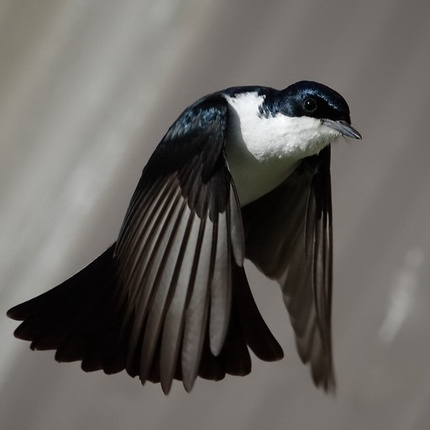
#> input picture ClassWork/CW3/img1.jpg, 430 x 430 px, shrunk from 512 x 512 before the run, found by its file name
$ python myMain.py   (older library calls are emulated)
#> lines starting #> are read from the running program, lines starting #| are printed output that depends on the picture; after the words box and inside, x2 and y2 are one past the last pixel; in counts of white or black regions, pixels touching at a corner belong together
### All_Sols/CW/ClassWork3Sol35/myFunctions.py
__author__ = 'Dmitry Patashov'

import numpy as np
import cv2

# Assignment 3:
def myBGR2RGB(myImage):

    if myImage.__class__ == np.ndarray and len(myImage.shape) == 3:

        return myImage[:,:,::-1]
    else:
        return None

# Assignment 5:
def myGreenLine(myImage, linehalfSize = 50):

    if myImage.__class__ == np.ndarray:

        Dim = myImage.shape
        if len(Dim) == 2:

            imCenter = np.int(np.round(Dim[0]/2.0))
            if imCenter - linehalfSize <= 0 or imCenter + linehalfSize >= Dim[0]:
                linehalfSize = np.int(np.round(Dim[0]/10.0))

            newImageL = myImage.copy()
            newImageL[imCenter - linehalfSize: imCenter + linehalfSize,:] = 0
            myImage[imCenter - linehalfSize: imCenter + linehalfSize,:] = 255
            return cv2.merge((newImageL,myImage,newImageL))
        elif len(Dim) == 3:

            imCenter = np.int(np.round(Dim[0] / 2.0))
            if imCenter - linehalfSize <= 0 or imCenter + linehalfSize >= Dim[0]:
                linehalfSize = np.int(np.round(Dim[0] / 10.0))

            myImage[imCenter - linehalfSize: imCenter + linehalfSize,:,::2] = 0
            myImage[imCenter - linehalfSize: imCenter + linehalfSize, :, 1] = 255
            return myImage
        else:
            return None
    else:
        return None

# Assignment 6:
def myRedLine(myImage, linehalfSize = 25, cmap='BGR'):

    if myImage.__class__ == np.ndarray:

        if cmap == 'BGR':

            Dim = myImage.shape
            if len(Dim) == 3:

                its = min([Dim[0],Dim[1]])
                if its <= linehalfSize * 2 + 1:
                    linehalfSize = np.int(np.round(its/10.0))

                myDiag = np.eye(its)
                for i in range(1,linehalfSize):
                    myDiag += np.eye(its, k=i)
                    myDiag += np.eye(its, k=-i)
                myDiag = np.int64(myDiag)
                myNDiag = 1 - myDiag

                myImage = np.int64(myImage)
                myImage[:its, :its, 0] = myImage[:its, :its, 0] * myNDiag
                myImage[:its, :its, 1] = myImage[:its, :its, 1] * myNDiag
                myImage[:its, :its, 2] = myImage[:its, :its, 2] * myNDiag + myDiag * 255

                return np.uint8(myImage)

            elif len(Dim) == 2:
                return myRedLine(cv2.merge((myImage,myImage,myImage)), linehalfSize)
            else:
                return None

        elif cmap == 'RGB':
            return myRedLine(myImage[:,:,::-1], linehalfSize)
        else:
            raise ValueError('Not supported color map')
    else:
        return  None

# Assignment 7:
def myBlueSquare(myImage, halfSize = 10, cmap ='BGR'):

    if myImage.__class__ == np.ndarray:

        if cmap == 'BGR':

            Dim = myImage.shape
            if len(Dim) == 3:

                if halfSize * 2 + 1 > min([Dim[0],Dim[1]]):
                    halfSize = np.int(np.round(min([Dim[0],Dim[1]])/10.0))

                cy = np.int(np.round(Dim[0] / 2.0))
                cx = np.int(np.round(Dim[1] / 2.0))

                myImage[cy - halfSize: cy + halfSize, cx - halfSize: cx + halfSize, 0] = 255
                myImage[cy - halfSize: cy + halfSize, cx - halfSize: cx + halfSize, 1] = 0
                myImage[cy - halfSize: cy + halfSize, cx - halfSize: cx + halfSize, 2] = 0

                return myImage

            elif len(Dim) == 2:
                return myBlueSquare(cv2.merge((myImage, myImage, myImage)), halfSize)
            else:
                return None

        elif cmap == 'RGB':
            return myBlueSquare(myImage[:, :, ::-1], halfSize)
        else:
            raise ValueError('Not supported color map')
    else:
        return None

# Assignment 8:
def myPurpleCircle(myImage, Radius = 50):

    if myImage.__class__ == np.ndarray:

        Dim = myImage.shape
        if len(Dim) == 3:

            if Radius * 2 + 1 > min([Dim[0],Dim[1]]):
                halfSize = np.int(np.round(min([Dim[0],Dim[1]])/10.0))

            cy = np.int(np.round(Dim[0] / 2.0))
            cx = np.int(np.round(Dim[1] / 2.0))

            for i in range(Dim[0]):
                for j in range(Dim[1]):
                    if ((i-cy)**2 + (j-cx)**2)**0.5 <= Radius:

                        myImage[i,j, 0] = 150
                        myImage[i,j, 1] = 0
                        myImage[i,j, 2] = 150

            return myImage

        elif len(Dim) == 2:
            return myPurpleCircle(cv2.merge((myImage, myImage, myImage)), Radius)
        else:
            return None
    else:
        return None

# Assignment 9:
def myColorfullTriangle(myImage):

    if myImage.__class__ == np.ndarray:

        Dim = myImage.shape
        if len(Dim) == 3:

            size = np.int(np.round(min([Dim[0], Dim[1]]) / 5.0))
            lw = np.int(np.round(size / 2.0))
            cy = np.int(np.round(Dim[0] / 2.0))
            cx = np.int(np.round(Dim[1] / 2.0))

            Tc = (cy - size, cx)
            Lc = (np.int(np.round(cy - 1/3 * size)), np.int(np.round(cx - 8**0.5 / 3 * size)))
            Rc = (np.int(np.round(cy - 1/3 * size)), np.int(np.round(cx + 8**0.5 / 3 * size)))

            cv2.line(myImage, Tc[::-1], Lc[::-1], (255, 0, 0), lw)
            cv2.line(myImage, Tc[::-1], Rc[::-1], (0, 0, 255), lw)
            cv2.line(myImage, Rc[::-1], Lc[::-1], (0, 255, 0), lw)

            cv2.circle(myImage, Tc[::-1], np.int(np.round(lw / 2 + 1)), (255, 0, 255), -1)
            cv2.circle(myImage, Lc[::-1], np.int(np.round(lw / 2 + 1)), (255, 255, 0), -1)
            cv2.circle(myImage, Rc[::-1], np.int(np.round(lw / 2 + 1)), (0, 255, 255), -1)

            return myImage

        elif len(Dim) == 2:
            return myColorfullTriangle(cv2.merge((myImage, myImage, myImage)))
        else:
            return None
    else:
        return None

# Assignment 11:
def myZeroPadding(myImage, padSize=1):

    if myImage.__class__ == np.ndarray:

        Dim = myImage.shape
        if len(Dim) == 2:

            m, n = Dim[0], Dim[1]
            NewImg = np.zeros([m + 2 * padSize, n + 2 * padSize])
            NewImg[padSize:m + padSize, padSize:n + padSize] = myImage

            return np.uint8(NewImg)

        elif len(Dim) == 3:

            b, g, r = cv2.split(myImage)
            Pb = myZeroPadding(b, padSize)
            Pg = myZeroPadding(g, padSize)
            Pr = myZeroPadding(r, padSize)

            return cv2.merge((Pb, Pg, Pr))
        else:
            return None
    else:
        return None

# Assignment 12:
def myExtendedPadding(myImage, padSize=1):
    if myImage.__class__ == np.ndarray:

        Dim = myImage.shape
        if len(Dim) == 2:

            newImg = myZeroPadding(myImage, padSize)
            def extendTopDown(newImg, padSize, dim):

                newImg[:padSize, :] = newImg[padSize, :]
                newImg[dim + padSize:, :] = newImg[dim + padSize - 1, :]

                return newImg

            newImg = extendTopDown(newImg, padSize, Dim[0])
            newImg = extendTopDown(newImg.transpose(), padSize, Dim[1]).transpose()

            return np.uint8(newImg)

        elif len(Dim) == 3:

            b, g, r = cv2.split(myImage)
            Pb = myExtendedPadding(b, padSize)
            Pg = myExtendedPadding(g, padSize)
            Pr = myExtendedPadding(r, padSize)

            return cv2.merge((Pb, Pg, Pr))
        else:
            return None
    else:
        return None

# Assignment 13:
def GradientEdgeDetector(myImage, gradSensitivity = 1):

    if myImage.__class__ == np.ndarray:

        Dim = myImage.shape
        if len(Dim) == 2:

            # newImg = myExtendedPadding(myImage)
            dy, dx = np.gradient(np.float64(myImage))

            if gradSensitivity:
                newImg = (dy ** 2 + dx ** 2) ** 0.5
            else:
                newImg = np.abs((dy + dx) / 2.0)

            newImg = newImg - np.min(newImg)
            newImg = np.round(newImg * 255 / np.max(newImg))

            return np.uint8(newImg)

        elif len(Dim) == 3:

            b, g, r = cv2.split(myImage)
            Pb = GradientEdgeDetector(b)
            Pg = GradientEdgeDetector(g)
            Pr = GradientEdgeDetector(r)

            return cv2.merge((Pb, Pg, Pr))
        else:
            return None
    else:
        return None

### All_Sols/CW/ClassWork3Sol35/myMain.py
__author__ = 'Dmitry Patashov'

import myFunctions as mf
import cv2
from matplotlib import pyplot as plt

img0 = cv2.imread('img1.jpg', 0)
#> img0: shape (430, 430); min 0, max 254, mean 98.2
img1 = cv2.imread('img1.jpg')
#> img1 is the input picture: shape (430, 430, 3); mean B, G, R 93.6, 97.7, 101
img2 = cv2.imread('img2.jpg')
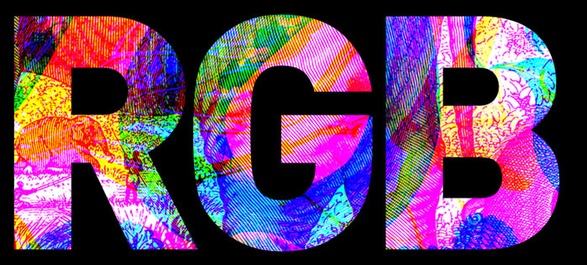
#> input picture ClassWork/CW3/img2.jpg, 587 x 265 px, shrunk from 699 x 315 before the run, found by its file name
#> img2 is the input picture: shape (265, 587, 3); mean B, G, R 96.6, 64.2, 100.3
img3 = cv2.imread('img3.png')
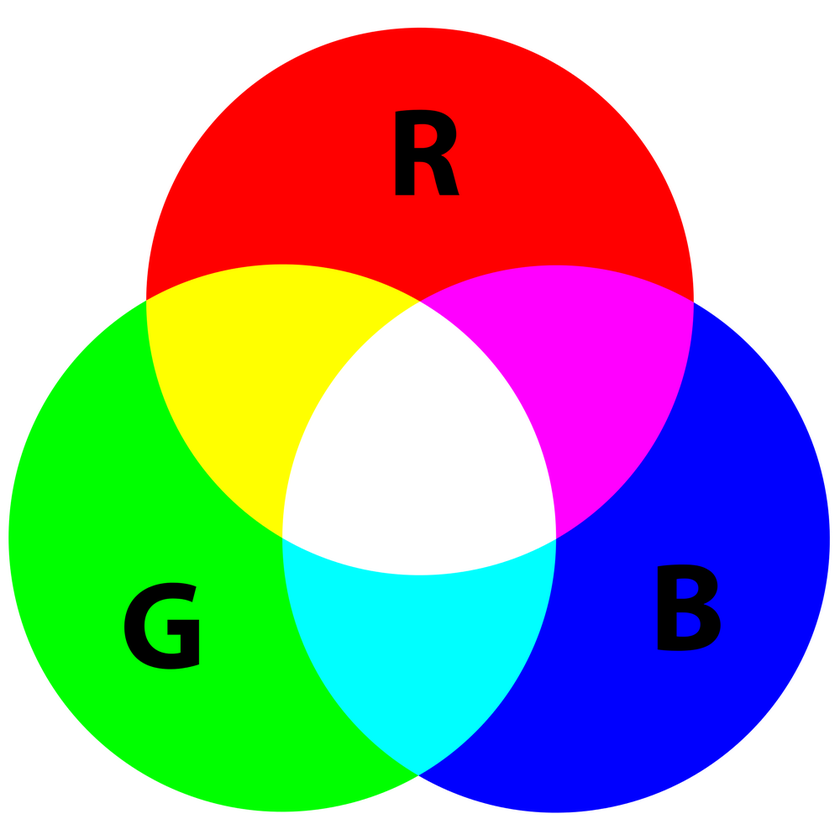
#> input picture ClassWork/CW3/img3.png, 840 x 840 px, shrunk from 1000 x 1000 before the run, found by its file name
#> img3 is the input picture: shape (840, 840, 3); mean B, G, R 164.1, 164.2, 164.2
img4 = cv2.imread('img4.jpeg')
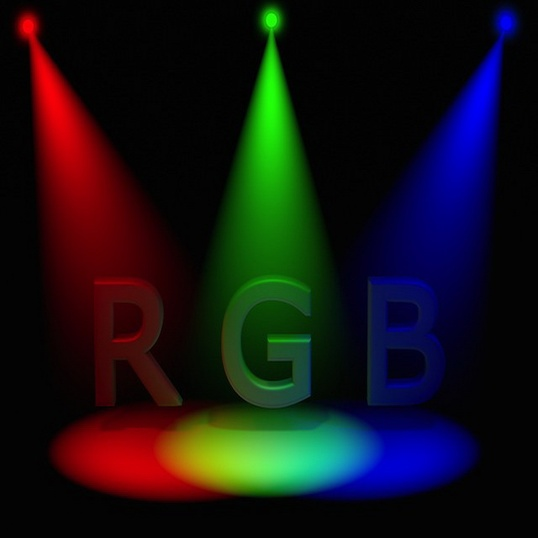
#> input picture ClassWork/CW3/img4.jpeg, 538 x 538 px, shrunk from 640 x 640 before the run, found by its file name
#> img4 is the input picture: shape (538, 538, 3); mean B, G, R 21.6, 19.9, 21.8

# Assignment 3:

cv2.imshow('BGR', img4)

plt.figure('RGB')
plt.imshow(mf.myBGR2RGB(img4.copy()))

plt.show()
cv2.waitKey()


# Assignment 5:

plt.figure()
plt.subplot(121)
plt.imshow(mf.myGreenLine(img4.copy())[:,:,::-1])
#> in myGreenLine, `myImage[imCenter - linehalfSize: imCenter + linehalfSize, :, 1] = 255`: myImage: shape (538, 538, 3); mean of channels 0, 1, 2 17.7, 63.8, 17.9
plt.subplot(122)
plt.imshow(mf.myGreenLine(img0.copy(), 75))
plt.show()


# Assignment 6:

plt.figure()
plt.subplot(131)
plt.imshow(mf.myRedLine(img0.copy())[:,:,::-1])
#> call 2 of myRedLine, with linehalfSize = 25, cmap = 'BGR'
#> after the loop in myRedLine (call 2), `for i in range(1,linehalfSize):`:
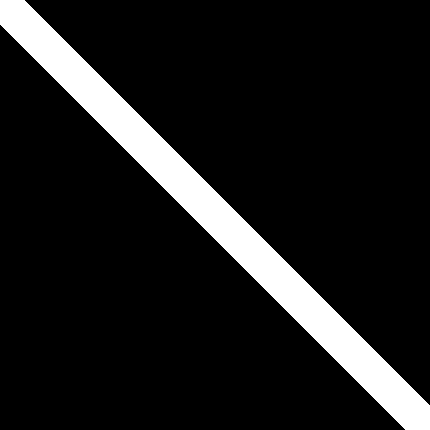
#> myDiag: shape (430, 430) float64; values 0 (black) and 1 (white), 11.1% white; 1 white region, box (x1, y1, x2, y2) and area: (0, 0, 430, 430) 20470
plt.subplot(132)
plt.imshow(mf.myRedLine(img4.copy(), 50)[:,:,::-1])
#> after the loop in myRedLine (call 3), `for i in range(1,linehalfSize):`: myDiag: shape (538, 538) float64; values 0 (black) and 1 (white), 17.6% white; 1 white region, box (x1, y1, x2, y2) and area: (0, 0, 538, 538) 50812
plt.subplot(133)
plt.imshow(mf.myRedLine(img4[:,:,::-1].copy(), 75, 'RGB')[:,:,::-1])
#> after the loop in myRedLine (call 5), `for i in range(1,linehalfSize):`:
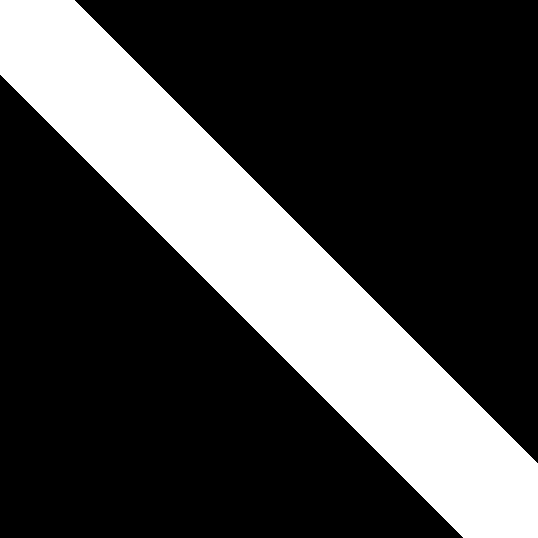
#> myDiag: shape (538, 538) float64; values 0 (black) and 1 (white), 25.8% white; 1 white region, box (x1, y1, x2, y2) and area: (0, 0, 538, 538) 74612
plt.show()


# Assignment 7:

plt.figure()
plt.subplot(131)
plt.imshow(mf.myBlueSquare(img0.copy())[:,:,::-1])
plt.subplot(132)
plt.imshow(mf.myBlueSquare(img4.copy(), 50)[:,:,::-1])
#> in myBlueSquare (call 3), `myImage[cy - halfSize: cy + halfSize, cx - halfSize: cx + halfSize, 1]..`: myImage: shape (538, 538, 3); mean of channels 0, 1, 2 30.1, 17, 21.8
#> in myBlueSquare (call 3), `myImage[cy - halfSize: cy + halfSize, cx - halfSize: cx + halfSize, 2]..`: myImage: shape (538, 538, 3); mean of channels 0, 1, 2 30.1, 17, 21.3
plt.subplot(133)
plt.imshow(mf.myBlueSquare(img4[:,:,::-1].copy(), 75, 'RGB')[:,:,::-1])
plt.show()


# Assignment 8:

plt.figure()
plt.subplot(121)
plt.imshow(mf.myPurpleCircle(img0.copy())[:,:,::-1])
plt.subplot(122)
plt.imshow(mf.myPurpleCircle(img4.copy(), 30)[:,:,::-1])
plt.show()
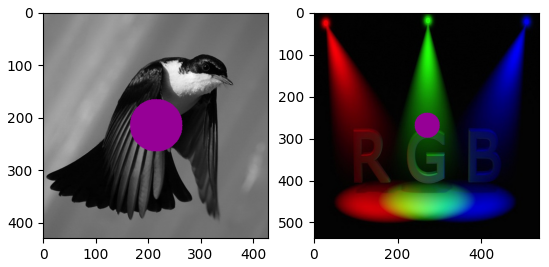
#> figure drawn by matplotlib, 2 panels


# Assignment 9:

plt.figure()
plt.subplot(121)
plt.imshow(mf.myColorfullTriangle(img0.copy())[:,:,::-1])
#> in myColorfullTriangle (call 2), `cv2.circle(myImage, Lc[::-1], np.int(np.round(lw / 2 + 1)), (255, 255,..`:
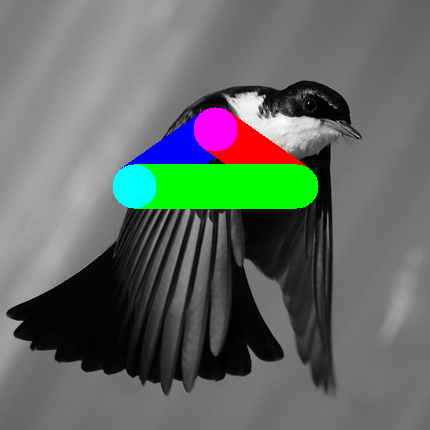
#> myImage: shape (430, 430, 3); mean of channels 0, 1, 2 101.2, 106.5, 99.2; drawn as B, G, R
plt.subplot(122)
plt.imshow(mf.myColorfullTriangle(img1.copy())[:,:,::-1])
plt.show()


# Assignment 11:

plt.figure()
plt.subplot(121)
plt.imshow(mf.myZeroPadding(img0.copy(), 100), cmap='gray')
plt.subplot(122)
plt.imshow(mf.myZeroPadding(img1.copy(), 50)[:,:,::-1])
plt.show()


# Assignment 12:

plt.figure()
plt.subplot(121)
plt.axis('off')
plt.imshow(mf.myExtendedPadding(img0.copy(), 100), cmap='gray')
plt.subplot(122)
plt.axis('off')
plt.imshow(mf.myExtendedPadding(img1.copy(), 50)[:,:,::-1])
plt.show()


# Assignment 13:

plt.figure()
plt.subplot(121)
plt.axis('off')
plt.imshow(mf.GradientEdgeDetector(img0.copy()), cmap='gray')
plt.subplot(122)
plt.axis('off')
plt.imshow(mf.GradientEdgeDetector(img3.copy())[:,:,::-1])
plt.show()
